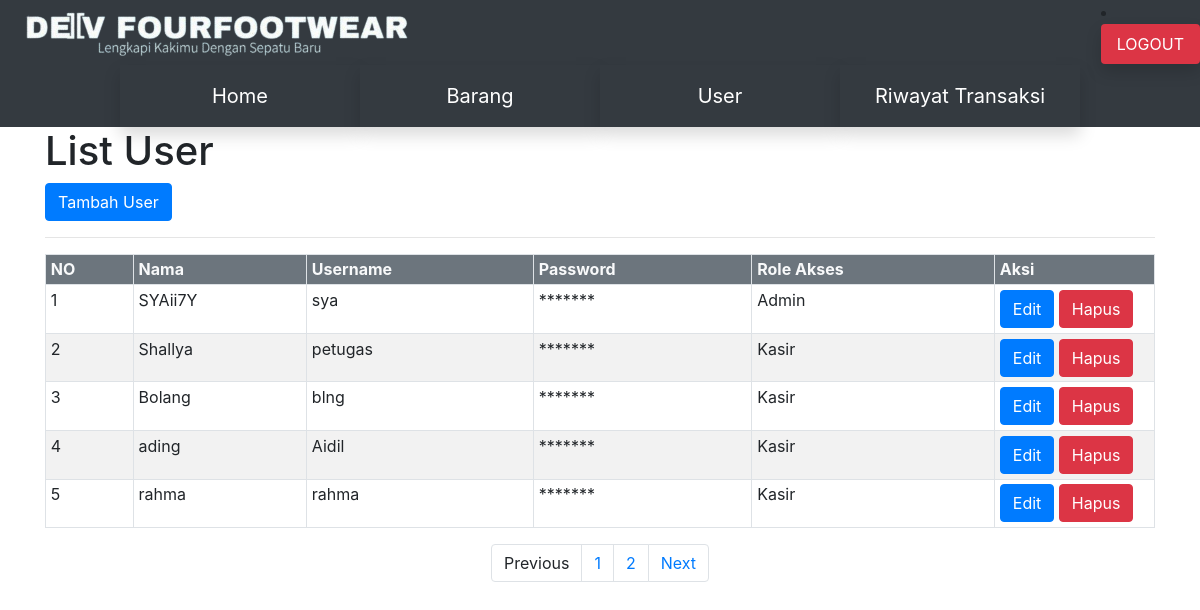
The app's page /index.php?page=user (signed in) with its own data.
### tables this page shows
CREATE TABLE `user` (
  `id_user` int(11) NOT NULL,
  `nama` varchar(50) NOT NULL,
  `username` varchar(20) NOT NULL,
  `password` varchar(50) NOT NULL,
  `role_id` int(11) NOT NULL
);

CREATE TABLE `role` (
  `id_role` int(11) NOT NULL,
  `nama` varchar(20) NOT NULL
);

### page/user.php (the view, shortened to what this page needs)
<div class="container">
	<?php
	$no=1;
	?>
	<h1>List User</h1>
	<a href="index.php?page=user_add" class="btn btn-primary">Tambah User</a><hr>
	<table class="table table-bordered table-striped table-sm">
		<tr class="bg-secondary text-light">
			<th>NO</th>
			<th>Nama</th>
			<th>Username</th>
			<th>Password</th>
			<th>Role Akses</th>
			<th width="160px">Aksi</th>
		</tr>
		<?php
		$batas=5;
		$halaman=isset($_GET['halaman'])?(int)$_GET['halaman'] :1;
		$halaman_awal=($halaman>1)?($halaman * $batas)-$batas:0;
		$prev=$halaman-1;
		$next=$halaman+1;
		$data=mysqli_query($koneksi,"SELECT * FROM user");
		$jumlah_data=mysqli_num_rows($data);
		$total_halaman=ceil($jumlah_data/$batas);
		$data_barang=mysqli_query($koneksi,"SELECT u.*,r.nama as nama_role FROM user as u INNER JOIN role as r ON u.role_id=r.id_role limit $halaman_awal,$batas");
        while ($row =mysqli_fetch_array($data_barang)) {
		?>
		<tr>
			<td> <?=$no++ ?> </td>
			<td><?= $row['nama'] ?></td>
			<td><?=$row['username']?></td>
			<td>*******</td>
			<td><?=$row['nama_role']?></td>
			<td>
				<a href="index.php?page=user_edit&id=<?= $row['id_user'] ?>" class="btn btn-primary">Edit</a>
				<a href="page/user_hapus.php?id=<?= $row['id_user'] ?>" onclick="return confirm('apakah anda yakin?')"
					class="btn btn-danger">Hapus</a>
			</td>
		</tr>
		<?php }
		?>
	</table>
		<ul class="pagination justify-content-center">
			<li class="page-item">
				<a class="page-link" <?php if($halaman>1){ echo "href='?page=user&halaman=$prev'";}?>>Previous</a>
			</li>
		<?php
		for($x=1;$x<=$total_halaman;$x++){
			?>
			<li class="page-item">
				<a class="page-link" href="?page=user&halaman=<?=$x?>"><?=$x ?></a></li>
			<?php
		}
?>
<li class="page-item">
	<a class="page-link" <?php if ($halaman<$total_halaman){ echo "href='?page=user&halaman=$next'"; }?>>Next</a>
</li>
</ul>
</div>

### records on screen
user: nama "SYAii7Y", username "sya", role.nama "Admin"
user: nama "Shallya", username "petugas", role.nama "Kasir"
user: nama "Bolang", username "blng", role.nama "Kasir"
user: nama "ading", username "Aidil", role.nama "Kasir"
user: nama "rahma", username "rahma", role.nama "Kasir"
